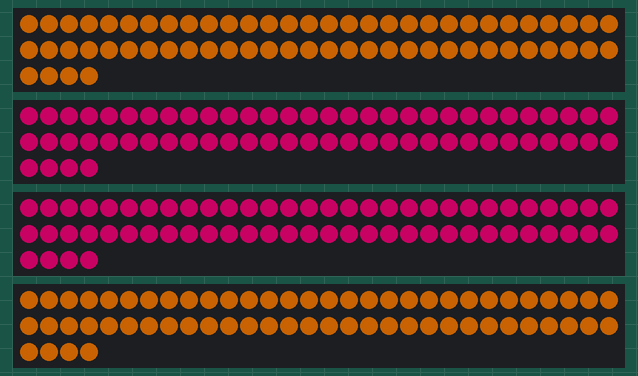
Recording of a sketch running on a simulated Arduino Uno, built with avr-gcc and run on an emulated ATmega328P. On the bench: 4 × 64 RGB LEDs in strip order, left to right, continuing on the next row. Dim RGB values are drawn brighter than linear.

Above: at 0.03 s.
At 17.53 s:
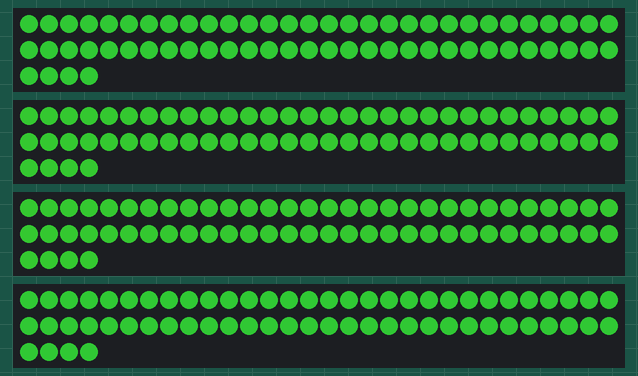
At 23.01 s:
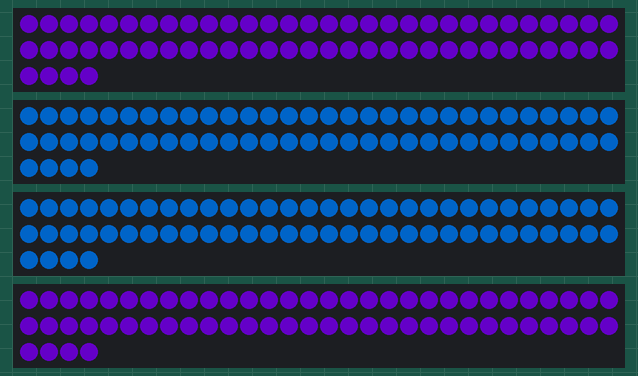
At 26.29 s:
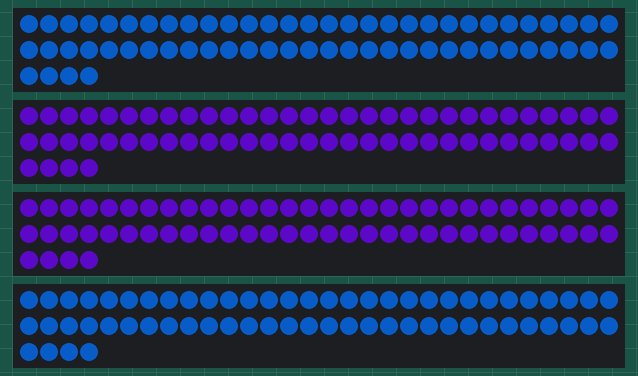
At 35.16 s:
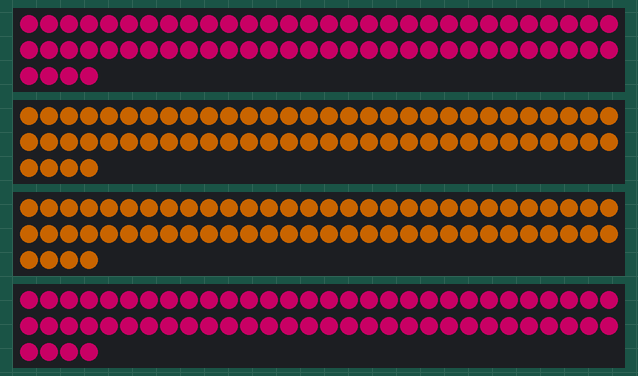

The sketch:

ggDisplayWS2811.ino
```cpp
#include <FastLED.h>

#define LED_PIN_0 10
#define LED_PIN_1 11
#define LED_PIN_2 12
#define LED_PIN_3 13

#define M_NUM_LEDS 64

CRGB mLEDs0[M_NUM_LEDS];
CRGB mLEDs1[M_NUM_LEDS];
CRGB mLEDs2[M_NUM_LEDS];
CRGB mLEDs3[M_NUM_LEDS];

void ShowColors(const CRGB& aRGB0,
                const CRGB& aRGB1,
                const CRGB& aRGB2,
                const CRGB& aRGB3)
{
  for (int vIndex = 0; vIndex < M_NUM_LEDS; vIndex++) {
    mLEDs0[vIndex] = aRGB0;
    mLEDs1[vIndex] = aRGB1;
    mLEDs2[vIndex] = aRGB2;
    mLEDs3[vIndex] = aRGB3;
  }
  FastLED.show();
}

void AnimateRed(const int aValueMax)
{
  static int vValue = 0;
  static int vDelta = 1;
  if (vValue <= 0) vDelta = 1;
  if (vValue >= aValueMax) vDelta = -1;
  vValue += vDelta;
  CRGB vColorA(2*aValueMax, aValueMax-vValue, vValue);
  CRGB vColorB(2*aValueMax, vValue, aValueMax-vValue);
  ShowColors(vColorA, vColorB, vColorB, vColorA);
}

void AnimateGreen(const int aValueMax)
{
  static int vValue = 0;
  static int vDelta = 1;
  if (vValue <= 0) vDelta = 1;
  if (vValue >= aValueMax) vDelta = -1;
  vValue += vDelta;
  CRGB vColorA(vValue, 2*aValueMax, aValueMax-vValue);
  CRGB vColorB(aValueMax-vValue, 2*aValueMax, vValue);
  ShowColors(vColorA, vColorB, vColorB, vColorA);
}

void AnimateBlue(const int aValueMax)
{
  static int vValue = 0;
  static int vDelta = 1;
  if (vValue <= 0) vDelta = 1;
  if (vValue >= aValueMax) vDelta = -1;
  vValue += vDelta;
  CRGB vColorA(vValue, aValueMax-vValue, 2*aValueMax);
  CRGB vColorB(aValueMax-vValue, vValue, 2*aValueMax);
  ShowColors(vColorA, vColorB, vColorB, vColorA);
}

void setup()
{
  FastLED.addLeds<WS2811, LED_PIN_0, RGB>(mLEDs0, M_NUM_LEDS);
  FastLED.addLeds<WS2811, LED_PIN_1, RGB>(mLEDs1, M_NUM_LEDS);
  FastLED.addLeds<WS2811, LED_PIN_2, RGB>(mLEDs2, M_NUM_LEDS);
  FastLED.addLeds<WS2811, LED_PIN_3, RGB>(mLEDs3, M_NUM_LEDS);
  ShowColors(CRGB::Black, CRGB::Black, CRGB::Black, CRGB::Black);
}

void loop()
{
  const int vValueMax = 50;
  int vMode = (millis() / 10000) % 3;
  switch (vMode) {
    case 0: AnimateRed(vValueMax); break;
    case 1: AnimateGreen(vValueMax); break;
    case 2: AnimateBlue(vValueMax); break;
  }
  delay(50);
}
```
